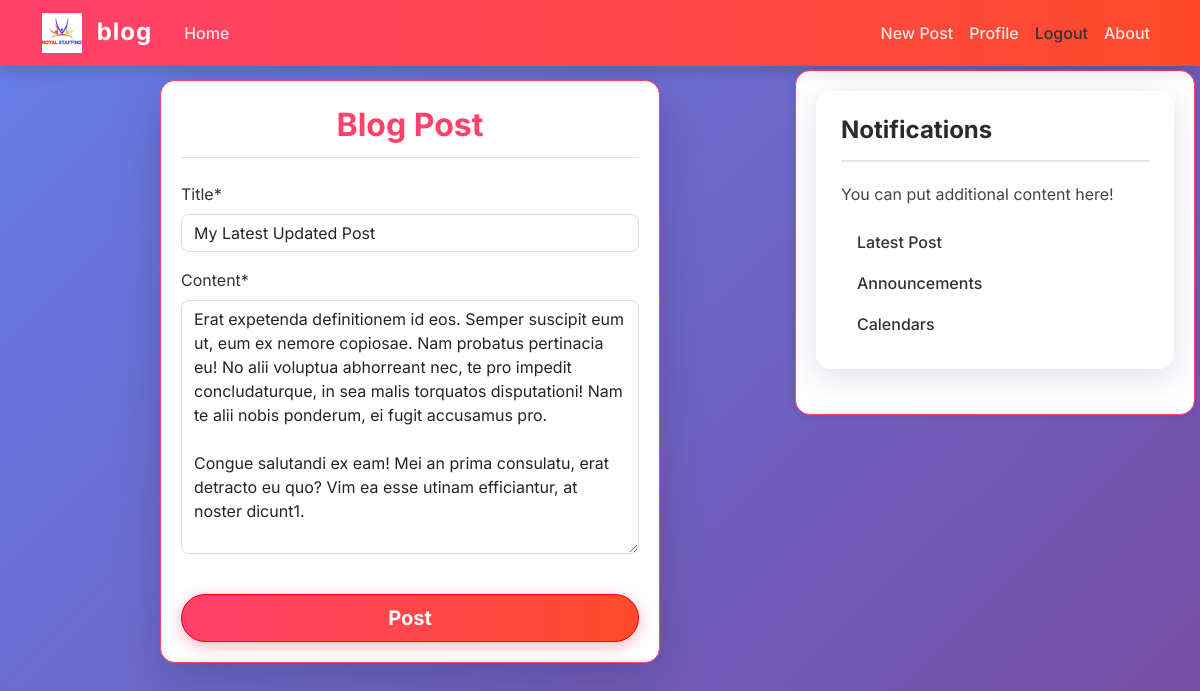
Screenshot of /post/27/update/ (signed in) with the database file from the repository.
### blog/models.py (models this page shows, shortened)
class Post(models.Model):
    title = models.CharField(max_length=100)
    content = models.TextField()
    date_posted = models.DateTimeField(default=timezone.now)
    author = models.ForeignKey(User, on_delete=models.CASCADE)

### blog/views.py (the view)
# urls.py: path('post/<int:pk>/update/', PostUpdateView.as_view() ,name='post_update'),
class PostUpdateView(LoginRequiredMixin, UserPassesTestMixin, UpdateView):
    model = Post
    template_name = 'blog/post_form.html'
    fields = ['title', 'content']
    def test_func(self):
        post = self.get_object()
        if post.author == self.request.user:
            return True
        return False

### blog/templates/blog/post_form.html (shortened to what this page needs)
{% extends "blog/base.html" %}
{% load crispy_forms_tags %}
{% block content %}
    <div class="glass-card shadow-lg mx-auto" style="max-width: 500px; border: 1px solid #ff416c; border-radius: 15px; padding: 20px; background-color: #fff; box-shadow: 0 0 10px rgba(0, 0, 0, 0.1);">
        <form method="POST" class="form">
            <fieldset class="form-group mb-4">
                <legend class="border-bottom mb-4 pb-2 text-center" style="color: #ff416c; font-weight: 700; font-size: 2rem;">Blog Post</legend>
                {{ form|crispy }}
            </fieldset>
            <div class="form-group text-center">
                <button class="btn btn-vibrant w-100 py-2 fs-5" style="border: 1px solid red;
                background-color: red; color: white;
                font-size: 1.2rem; padding: 10px; padding-left: 20px;
                 padding-right: 20px; padding-top: 10px;
                 padding-bottom: 10px; cursor: pointer;
                 transition: all 0.3s ease; box-shadow: 0 4px 15px rgba(255, 65, 108, 0.4);
                 font-weight: 700; border-radius: 50px;" type="submit">Post</button>
            </div>
        </form>
    </div>
{% endblock content %}

### blog/static/blog/main.css (style rules this page uses)
body { background: linear-gradient(135deg, #667eea 0%, #764ba2 100%); background-attachment: fixed; color: #333333; margin-top: 5rem; font-family: 'Inter', 'Segoe UI', Roboto, Helvetica, Arial, sans-serif; }
.content-section, .glass-card { background: rgba(255, 255, 255, 0.9); backdrop-filter: blur(10px); -webkit-backdrop-filter: blur(10px); padding: 25px; border: 1px solid rgba(255, 255, 255, 0.4); border-radius: 15px; box-shadow: 0 8px 32px 0 rgba(31, 38, 135, 0.15); margin-bottom: 25px; transition: transform 0.3s ease, box-shadow 0.3s ease; }
.form-control { border-radius: 8px; border: 1px solid #ddd; box-shadow: none; }
.btn-vibrant { background: linear-gradient(to right, #ff416c, #ff4b2b); color: white; border: none; border-radius: 50px; padding: 8px 24px; font-weight: 600; transition: transform 0.2s, box-shadow 0.2s; }

### rows the page displays
Post: title "My Latest Updated Post", content "Erat expetenda definitionem id eos. Semper suscipit eum ut, eum ex nemore copiosae. Nam probatus pertinacia eu! No alii voluptua abhorreant nec, te pro impedit concludaturque, in sea malis torquatos disputationi! Nam te alii nobis ponderum, ei fugit accusamus pro. Congue salutandi ex eam! Mei an prima consulatu, erat detracto eu quo? Vim ea esse utinam efficiantur, at noster dicunt1."
